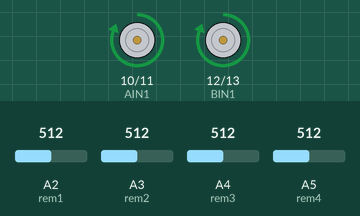
Bench run of a sketch on a simulated Arduino Uno, built with avr-gcc and run on an emulated ATmega328P. On the bench: motor-driver pin pairs drawn as motors (green arrow = first pin HIGH = forward, orange = second pin HIGH = backward, longer = more drive). The test bench sets the inputs (shaded band); at power-on: A3 (rem2) = 512, A2 (rem1) = 512, A4 (rem3) = 512, A5 (rem4) = 512.

Above: at 1.2 s.
1.3 s: A3 (rem2) set to 213
2.8 s: A3 (rem2) set to 189
At 3.2 s:
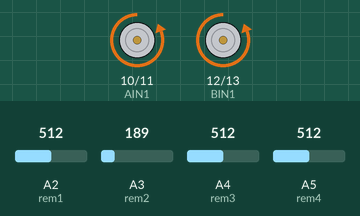
4.3 s: A2 (rem1) set to 207
5.8 s: A2 (rem1) set to 193
At 6.7 s:
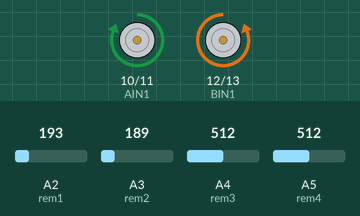
7.3 s: A2 (rem1) set to 210
At 7.9 s:
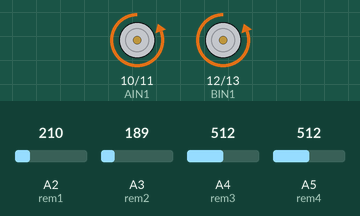
8.8 s: A2 (rem1) set to 190
At 10.2 s:
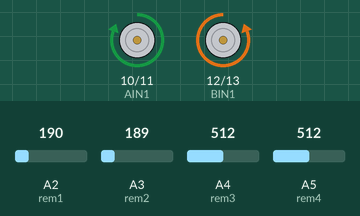
Timing chart, 0 to 11.3 s (numbered marks = the images above; inputs shaded):
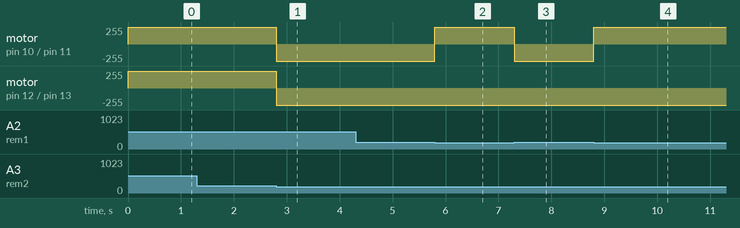

The sketch:

main_test1_no_sensor.ino
```cpp
int rem1 = A2;
int rem2 = A3;
int rem3 = A4;
int rem4 = A5;
int rem1_read, rem2_read, rem3_read, rem4_read;

#define AIN1 10
#define AIN2 11
#define BIN1 12
#define BIN2 13

void setup() {
  Serial.begin(115200);

  pinMode(AIN1, OUTPUT);
  pinMode(AIN2, OUTPUT);
  pinMode(BIN1, OUTPUT);
  pinMode(BIN2, OUTPUT);
}

void loop() {
  rem1_read = analogRead(rem1);
  rem2_read = analogRead(rem2);
  rem3_read = analogRead(rem3);
  rem4_read = analogRead(rem4);

  if (rem2_read > 200 && rem4_read > 200) {
    maju();
  } else if (rem1_read > 200 && rem3_read > 200) {
    mundur();
  } else if (rem3_read > 200 || rem4_read > 200) {
    kiri();
  } else if (rem1_read > 200 || rem2_read > 200) {
    kanan();
  } else {
    stop();
  }
}

void maju() {
  digitalWrite(AIN1, HIGH);
  digitalWrite(AIN2, LOW);
  digitalWrite(BIN1, HIGH);
  digitalWrite(BIN2, LOW);
}

void mundur() {
  digitalWrite(AIN1, LOW);
  digitalWrite(AIN2, HIGH);
  digitalWrite(BIN1, LOW);
  digitalWrite(BIN2, HIGH);
}

void kiri() {
  digitalWrite(AIN1, HIGH);
  digitalWrite(AIN2, LOW);
  digitalWrite(BIN1, LOW);
  digitalWrite(BIN2, HIGH);
}

void kanan() {
  digitalWrite(AIN1, LOW);
  digitalWrite(AIN2, HIGH);
  digitalWrite(BIN1, HIGH);
  digitalWrite(BIN2, LOW);
}

void stop() {
  digitalWrite(AIN1, LOW);
  digitalWrite(AIN2, LOW);
  digitalWrite(BIN1, LOW);
  digitalWrite(BIN2, LOW);
}
```

Measured:
- the behaviour switches between 201 and 200 on A3 (rem2) (found by bisection; images 0 and 1)
- the behaviour switches between 201 and 200 on A2 (rem1) (found by bisection; images 1 and 2)
- after the input at 1.3 s, every drawn part: stays the same
- after the input at 2.8 s, motor on pin 10 (AIN1) / pin 11 (AIN2), motor on pin 12 (BIN1) / pin 13 (BIN2): forward 255/255 → backward 255/255 at once
- after the input at 4.3 s, every drawn part: stays the same
- after the input at 5.8 s, motor on pin 10 (AIN1) / pin 11 (AIN2): backward 255/255 → forward 255/255 at once
- after the input at 7.3 s, motor on pin 10 (AIN1) / pin 11 (AIN2): forward 255/255 → backward 255/255 at once
- after the input at 8.8 s, motor on pin 10 (AIN1) / pin 11 (AIN2): backward 255/255 → forward 255/255 at once
